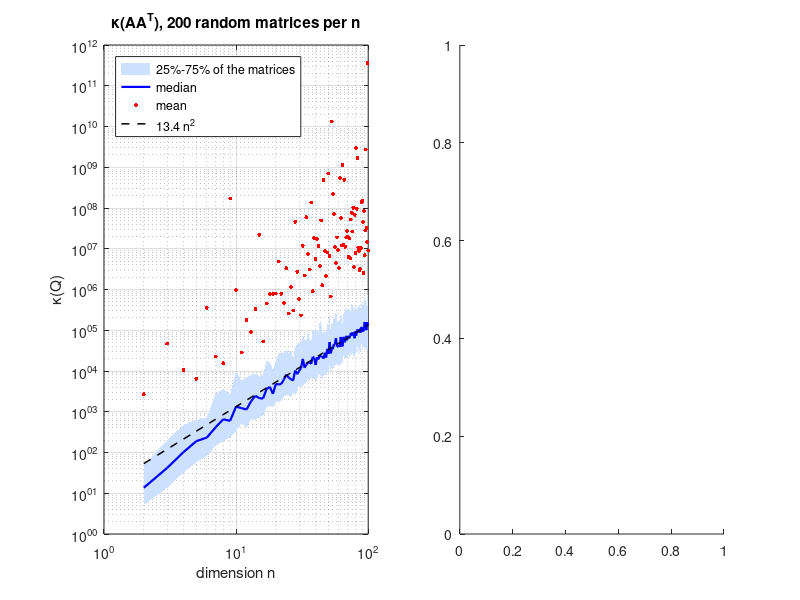

This chart was generated by the following MATLAB code: (Note: this script raises an error after producing the figure.)
% Part 1, Problem 3: condition number of Q = A*A' for a random n x n matrix A
% The singular values of Q are the squares of those of A, so cond(Q) = cond(A)^2.

clc; clearvars; close all;
figdir = fullfile(fileparts(mfilename('fullpath')), '..', 'figures');
rng(0);

dims = 2:100;              % dimensions n
num_matrices = 200;        % random matrices per dimension
K = zeros(numel(dims), num_matrices);
logK_A = zeros(numel(dims), num_matrices);
for i = 1:numel(dims)
    n = dims(i);
    for j = 1:num_matrices
        A = randn(n, n);                 % entries independent N(0, 1)
        Q = A * A';                      % symmetric positive definite (almost surely)
        K(i, j) = cond(Q);
        logK_A(i, j) = log(cond(A));
    end
end

med = median(K, 2);
q25 = prctile(K, 25, 2);
q75 = prctile(K, 75, 2);
avg = mean(K, 2);
fprintf('cond(Q) = cond(A)^2 check (n = 100, last matrix): %.3e vs %.3e\n', cond(Q), cond(A)^2);
fprintf('%5s %14s %14s %14s %12s\n', 'n', 'median', 'mean', 'max', 'median/n^2');
for n = [2 5 10 20 50 100]
    i = find(dims == n);
    fprintf('%5d %14.4g %14.4g %14.4g %12.2f\n', n, med(i), avg(i), max(K(i, :)), med(i) / n^2);
end
big = dims >= 50;
cst = mean(med(big) ./ dims(big)'.^2);
fprintf('mean of median/n^2 for n >= 50: %.2f\n', cst);
fprintf('mean of log(cond(A)) - log(n) for n >= 50: %.3f\n', mean(mean(logK_A(big, :), 2) - log(dims(big))'));

%% Figure
fig = figure('Color', 'w', 'Position', [100 100 1150 440]);
subplot(1, 2, 1);
fill([dims fliplr(dims)], [q25' fliplr(q75')], [0.8 0.88 1], 'EdgeColor', 'none', 'DisplayName', '25%-75% of the matrices'); hold on;
loglog(dims, med, 'b-', 'LineWidth', 1.6, 'DisplayName', 'median');
loglog(dims, avg, 'r.', 'MarkerSize', 9, 'DisplayName', 'mean');
loglog(dims, cst * dims.^2, 'k--', 'LineWidth', 1.1, 'DisplayName', sprintf('%.1f n^2', cst));
set(gca, 'XScale', 'log', 'YScale', 'log'); grid on;
xlabel('dimension n'); ylabel('\kappa(Q)');
title(sprintf('\\kappa(AA^T), %d random matrices per n', num_matrices)); legend('Location', 'northwest');
subplot(1, 2, 2);
i = find(dims == 50);
histogram(log10(K(i, :)), 30, 'FaceColor', [0.3 0.5 0.8]);
xlabel('log_{10} \kappa(Q)'); ylabel('number of matrices'); grid on;
title(sprintf('n = 50: median %.3g, mean %.3g, max %.3g', med(i), avg(i), max(K(i, :))));
exportgraphics(fig, fullfile(figdir, 'p1_3_condition_number.png'), 'Resolution', 200);
